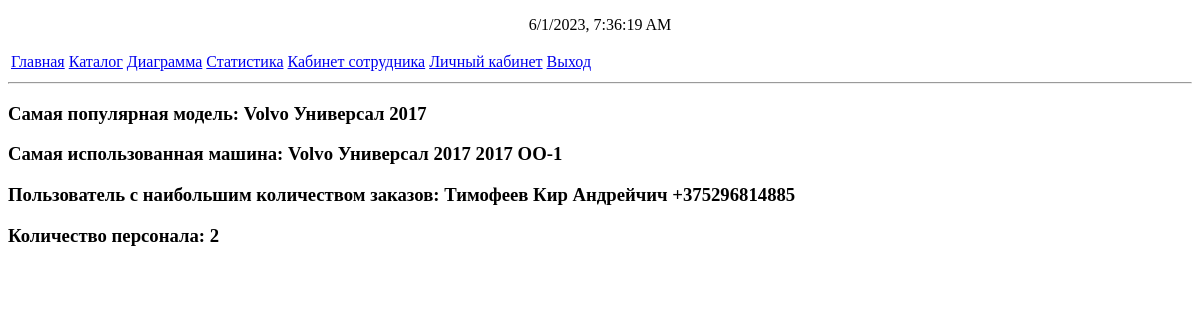
Before: /statistics (signed in) with the older database file.
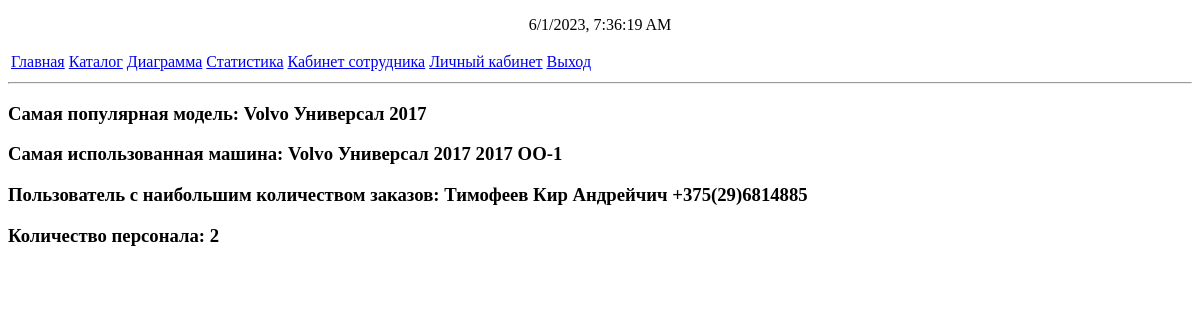
After: the same page with the newer database file.
### mainapp/models.py (models this page shows)
class ClientModel(models.Model):
    f = models.CharField(max_length=30)
    i = models.CharField(max_length=30)
    o = models.CharField(max_length=30)
    id = models.AutoField(primary_key=True)
    user = models.OneToOneField(User, on_delete=models.CASCADE, null=True)
    phone = models.CharField(max_length=15, validators=[phone_number_validator])
    adress = models.CharField(max_length=100)
    discounts = models.ManyToManyField(DiscountModel, null=True, default=None, blank=True)
    def __str__(self):
        return f"{self.f} {self.i} {self.o} {self.phone}"

### mainapp/views.py (the view)
    def _(request):
        if not request.user.is_staff:
            return HttpResponseRedirect('main')
        return func(request)

### mainapp/models.py (called while the page is built)
    def __str__(self):
        return f"{self.brand} {self.body} {self.year}"

    def __str__(self):
        return f'{self.carModel.__str__()} {self.number}'

### mainapp/views.py (called while the page is built)
def staffpage(func):
    def _(request):
        if not request.user.is_staff:
            return HttpResponseRedirect('main')
        return func(request)
    return _

@staffpage
def statistics(request:HttpRequest):
    max_usage_carmodel = max(CarModel.objects.all(), key= lambda cm: cm.usageCount)
    max_usage_auto = max(AutoModel.objects.all(), key= lambda auto: auto.usageCount)
    max_user = max(ClientModel.objects.all(), key=lambda clt: len(OrderModel.objects.filter(client=clt)))
    staff_count = len(User.objects.filter(is_staff=True))
    data = {'model':max_usage_carmodel, 'auto':max_usage_auto, 'usr':max_user, 'staff_count':staff_count}
    return render(request, 'statistics.html', data)

### mainapp/templates/statistics.html (shortened to what this page needs)
{%extends "base.html" %}
{%block content%}
<h3>Самая популярная модель: {{model}}</h3>
<h3>Самая использованная машина: {{auto}}</h3>
<h3>Пользователь с наибольшим количеством заказов: {{usr}}</h3>
<h3>Количество персонала: {{staff_count}}</h3>
{%endblock content%}

Changed rows visible on the page:
changed ClientModel: f+i+o "Тимофеев Кир Андрейчич +375296814885" → "Тимофеев Кир Андрейчич +375(29)6814885"
